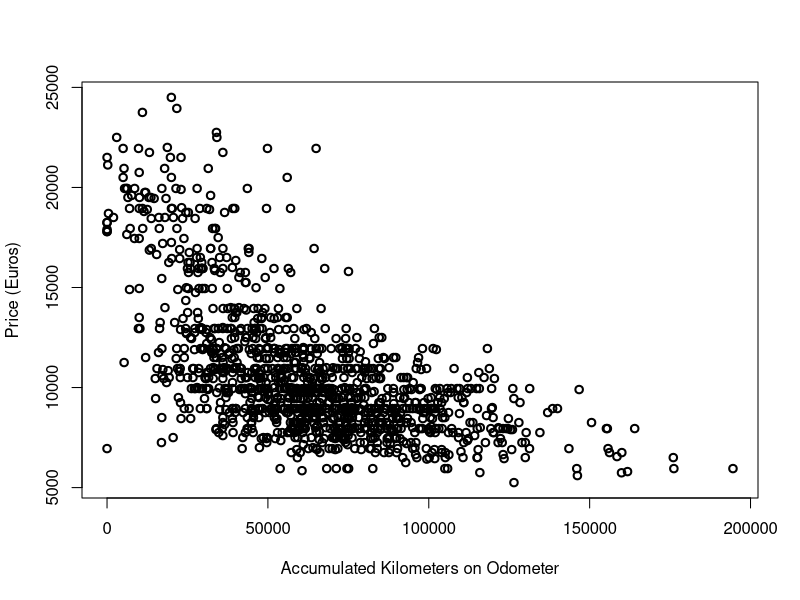
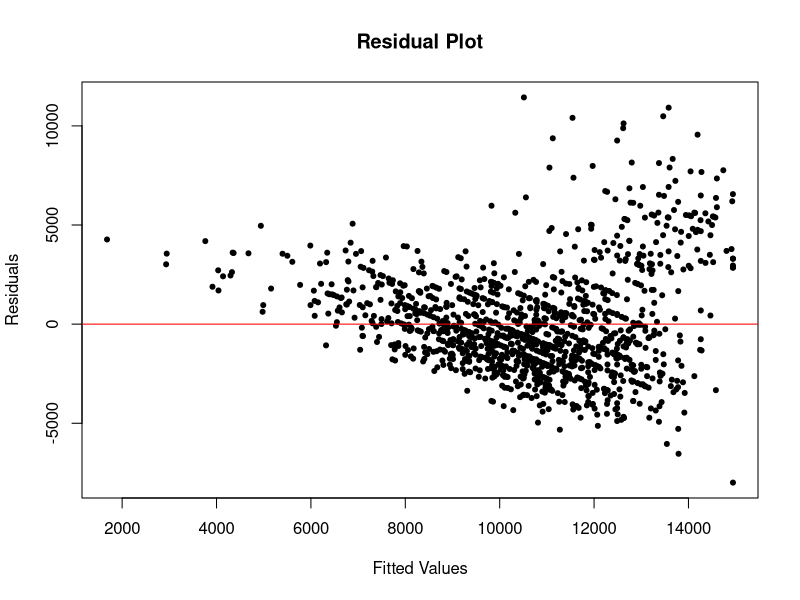
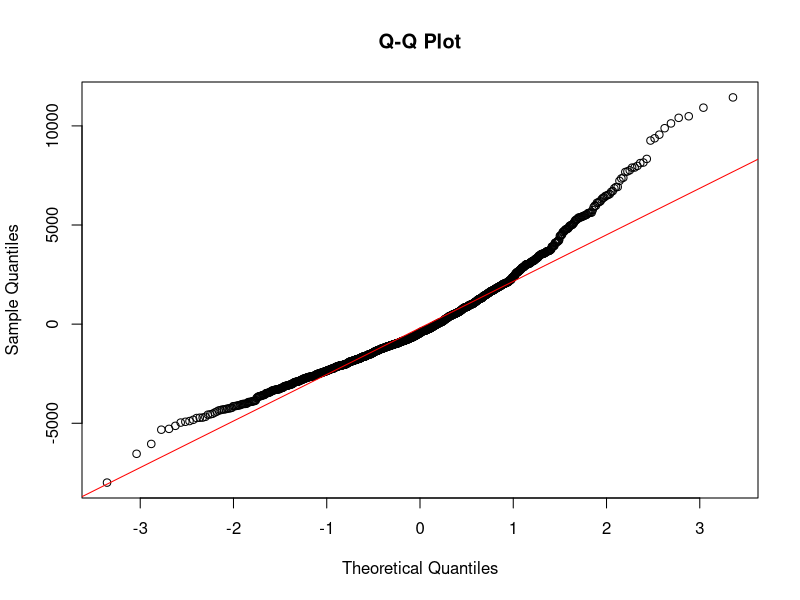
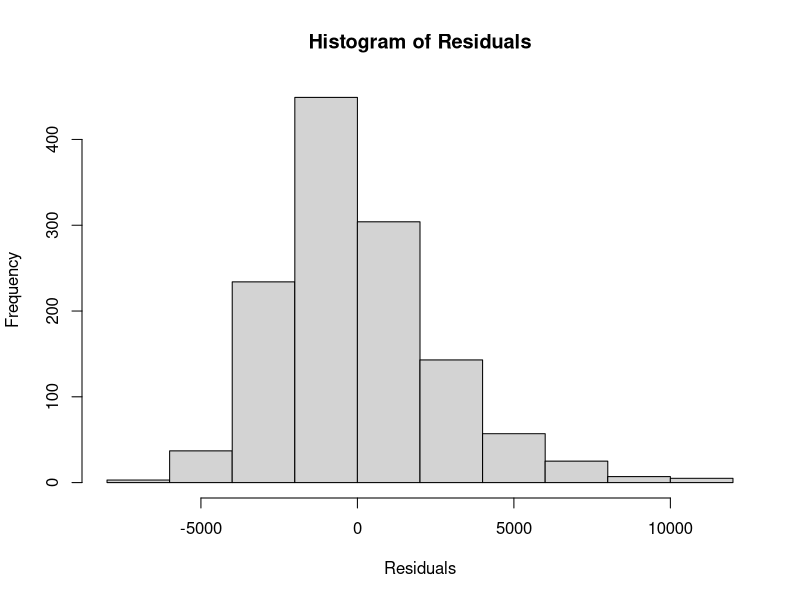

The R source for these figures, in order:
# Read in the car sales data
data <- read.csv("UsedCars.csv", sep = ",", header = TRUE)

# Fit a simple linear regression model
model_1 <- lm(Price ~ KM, data = data)

# Create and save scatter plot of Price vs KM
png("figures/scatter_plot_price_vs_km.png", width = 800, height = 600)
plot(data$KM, data$Price, xlab = "Accumulated Kilometers on Odometer", ylab = "Price (Euros)", pty = 2, lwd = 2)
dev.off()

# Calculate and print the correlation coefficient between Price and KM
correlation_coefficient <- cor(data$Price, data$KM)
print(correlation_coefficient)

# Print summary of the linear regression model
print(summary(model_1))

# Find and print a 95% confidence interval for the slope coefficient
confint(model_1, level = 0.95)

# Create and save the residual plot
png("figures/residual_plot.png", width = 800, height = 600)
plot(model_1$fitted.values, model_1$residuals, xlab="Fitted Values", ylab="Residuals", main="Residual Plot", pch = 20)
abline(h = 0, col = "red")
dev.off()

# Load library for Q-Q plot
library(car)

# Create and save the Q-Q plot
png("figures/qq_plot.png", width = 800, height = 600)
qqnorm(model_1$residuals, main = "Q-Q Plot")
qqline(model_1$residuals, col = "red")
dev.off()

# Create and save the histogram of residuals
png("figures/histogram_of_residuals.png", width = 800, height = 600)
hist(model_1$residuals, main = "Histogram of Residuals", xlab = "Residuals")
dev.off()

# Part C: ANOVA - Comparing Full and Reduced Models

# Define full and reduced models
model_full <- lm(Price ~ Age + KM + HP + Metallic + Automatic + CC + Doors + Gears + Weight, data = data)
model_reduced <- lm(Price ~ Age + KM + HP + Automatic + Gears + Weight, data = data)

# Summaries of the full and reduced models
summary_full <- summary(model_full)
summary_reduced <- summary(model_reduced)

# Retrieve and print R-squared and Adjusted R-squared values
rsquared_full <- summary_full$r.squared
adjusted_rsquared_full <- summary_full$adj.r.squared
rsquared_reduced <- summary_reduced$r.squared
adjusted_rsquared_reduced <- summary_reduced$adj.r.squared

cat("R-squared (R²):\n")
cat("  Full Model:", rsquared_full, "\n")
cat("  Reduced Model:", rsquared_reduced, "\n")
cat("Adjusted R-squared (Adjusted R²):\n")
cat("  Full Model:", adjusted_rsquared_full, "\n")
cat("  Reduced Model:", adjusted_rsquared_reduced, "\n")

# Prediction using both models
new_data <- data.frame(Age = 1, KM = 1, HP = 192, Metallic = 1, Automatic = 1, CC = 1, Doors = 1, Gears = 1, Weight = 1)
prediction_full <- predict(model_full, newdata = new_data, interval = "prediction", level = 0.95)
prediction_reduced <- predict(model_reduced, newdata = new_data, interval = "prediction", level = 0.95)

# Print the predictions from both models
print(prediction_full)
print(prediction_reduced)
